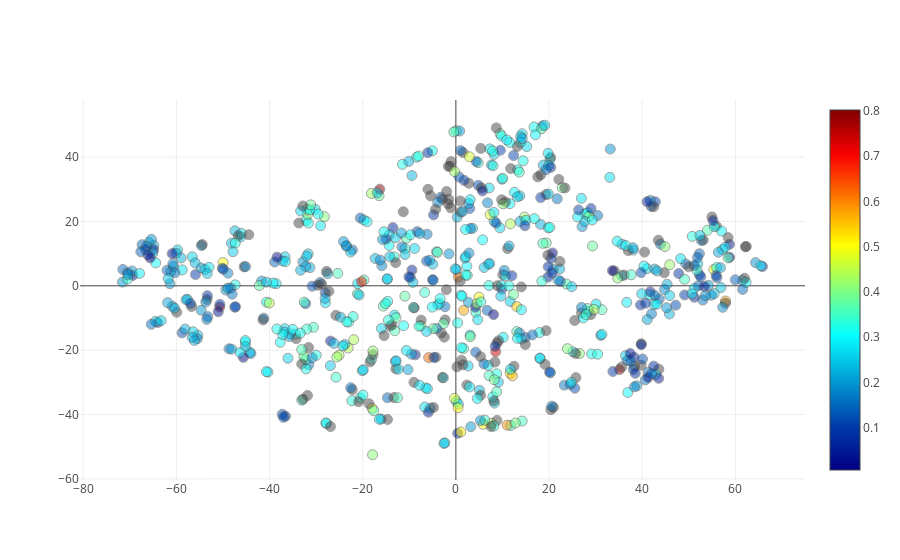

Notebook cell for this chart:
### Code cell
from plotly import __version__
from plotly.offline import download_plotlyjs, init_notebook_mode, plot, iplot
#import plotly.plotly as py
import plotly.graph_objs as go

# Create random data with numpy
import numpy as np
init_notebook_mode(connected=True)
N = 1000
random_x = result[:,0]
random_y = result[:,1]

# Create a trace
trace = go.Scatter(
    x = random_x,
    y = random_y,
    mode = 'markers',
    text = df.titulo,
    marker = dict(
        size = 10,
        opacity = 0.5,
        color = df.toxicity,
        colorscale='Jet',
        showscale=True,
        line = dict(
            width = 1,
        )
    )
)

layout = go.Layout(
    autosize=False,
    width=500,
    height=500
)

data = [trace]

# Plot and embed in ipython notebook!
iplot(data, filename='basic-scatter', image_width=800, image_height=1000)

### Figure 1 — Plotly figure (JSON) as saved in the notebook; plotly's stock layout.template omitted (floating-point values rounded to 4 significant figures; data arrays with more than 128 entries replaced by an {"elided": "..."} marker saying what was removed)
{"data": [{"marker": {"color": {"elided": "740 float values"}, "colorscale": "Jet", "line": {"width": 1}, "opacity": 0.5, "showscale": true, "size": 10}, "mode": "markers", "text": {"elided": "740 str values"}, "type": "scatter", "uid": "3dbe66a8-db23-11e8-b995-408d5c780757", "x": {"elided": "740 float values"}, "y": {"elided": "740 float values"}}], "layout": {}}
